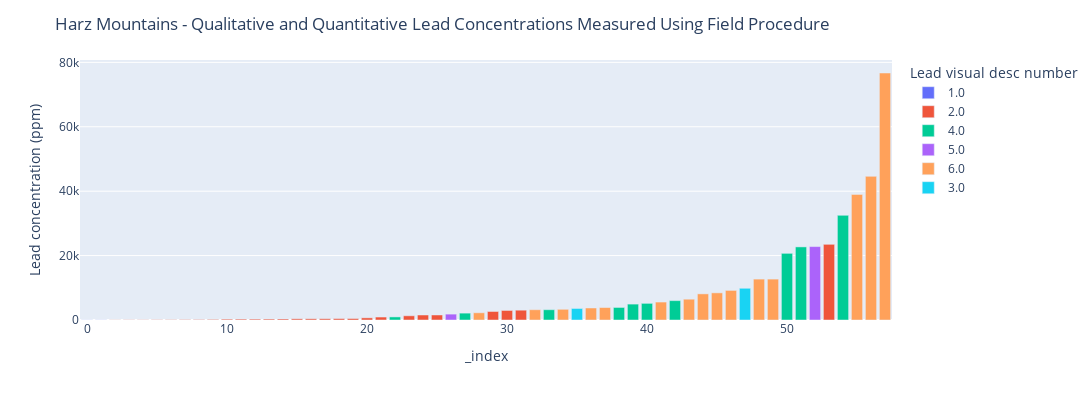

Notebook cell for this chart:
### Code cell
fig = px.bar(sorted_data, x=sorted_data.index, y=sorted_data['Lead concentration (ppm)'], color=sorted_data['Lead visual desc number'],color_continuous_scale=px.colors.sequential.Purples)
fig.update_layout(height=400,width=1100, title_text='Harz Mountains - Qualitative and Quantitative Lead Concentrations Measured Using Field Procedure')
fig.show()

### Figure 1 — Plotly figure (JSON) as saved in the notebook; plotly's stock layout.template omitted (floating-point values rounded to 4 significant figures)
{"data": [{"alignmentgroup": "True", "hovertemplate": "Lead visual desc number=1.0<br>_index=%{x}<br>Lead concentration (ppm)=%{y}<extra></extra>", "legendgroup": "1.0", "marker": {"color": "#636efa", "pattern": {"shape": ""}}, "name": "1.0", "offsetgroup": "1.0", "orientation": "v", "showlegend": true, "textposition": "auto", "type": "bar", "x": [0, 1], "xaxis": "x", "y": [37, 39], "yaxis": "y"}, {"alignmentgroup": "True", "hovertemplate": "Lead visual desc number=2.0<br>_index=%{x}<br>Lead concentration (ppm)=%{y}<extra></extra>", "legendgroup": "2.0", "marker": {"color": "#EF553B", "pattern": {"shape": ""}}, "name": "2.0", "offsetgroup": "2.0", "orientation": "v", "showlegend": true, "textposition": "auto", "type": "bar", "x": [2, 3, 4, 5, 6, 7, 8, 9, 10, 11, 12, 13, 14, 15, 16, 17, 18, 19, 20, 21, 23, 24, 25, 29, 30, 31, 53], "xaxis": "x", "y": [44, 59, 60, 84, 89, 121, 135, 181, 263, 276, 277, 289, 319, 374, 383, 397, 437, 464, 670, 918, 1308, 1549, 1560, 2645, 2961, 3049, 23500], "yaxis": "y"}, {"alignmentgroup": "True", "hovertemplate": "Lead visual desc number=4.0<br>_index=%{x}<br>Lead concentration (ppm)=%{y}<extra></extra>", "legendgroup": "4.0", "marker": {"color": "#00cc96", "pattern": {"shape": ""}}, "name": "4.0", "offsetgroup": "4.0", "orientation": "v", "showlegend": true, "textposition": "auto", "type": "bar", "x": [22, 27, 33, 38, 39, 40, 42, 50, 51, 54], "xaxis": "x", "y": [958, 2132, 3194, 3897, 4936, 5171, 6015, 20700, 22700, 32500], "yaxis": "y"}, {"alignmentgroup": "True", "hovertemplate": "Lead visual desc number=5.0<br>_index=%{x}<br>Lead concentration (ppm)=%{y}<extra></extra>", "legendgroup": "5.0", "marker": {"color": "#ab63fa", "pattern": {"shape": ""}}, "name": "5.0", "offsetgroup": "5.0", "orientation": "v", "showlegend": true, "textposition": "auto", "type": "bar", "x": [26, 52], "xaxis": "x", "y": [1825, 22800], "yaxis": "y"}, {"alignmentgroup": "True", "hovertemplate": "Lead visual desc number=6.0<br>_index=%{x}<br>Lead concentration (ppm)=%{y}<extra></extra>", "legendgroup": "6.0", "marker": {"color": "#FFA15A", "pattern": {"shape": ""}}, "name": "6.0", "offsetgroup": "6.0", "orientation": "v", "showlegend": true, "textposition": "auto", "type": "bar", "x": [28, 32, 34, 36, 37, 41, 43, 44, 45, 46, 48, 49, 55, 56, 57], "xaxis": "x", "y": [2241, 3192, 3323, 3728, 3875, 5577, 6461, 8115, 8432, 9189, 12700, 12700, 39000, 44600, 76700], "yaxis": "y"}, {"alignmentgroup": "True", "hovertemplate": "Lead visual desc number=3.0<br>_index=%{x}<br>Lead concentration (ppm)=%{y}<extra></extra>", "legendgroup": "3.0", "marker": {"color": "#19d3f3", "pattern": {"shape": ""}}, "name": "3.0", "offsetgroup": "3.0", "orientation": "v", "showlegend": true, "textposition": "auto", "type": "bar", "x": [35, 47], "xaxis": "x", "y": [3580, 9854], "yaxis": "y"}], "layout": {"barmode": "relative", "height": 400, "legend": {"title": {"text": "Lead visual desc number"}, "tracegroupgap": 0}, "margin": {"t": 60}, "title": {"text": "Harz Mountains - Qualitative and Quantitative Lead Concentrations Measured Using Field Procedure"}, "width": 1100, "xaxis": {"anchor": "y", "autorange": true, "domain": [0, 1], "range": [-0.5, 57.5], "title": {"text": "_index"}, "type": "linear"}, "yaxis": {"anchor": "x", "autorange": true, "domain": [0, 1], "range": [0, 80740.0], "title": {"text": "Lead concentration (ppm)"}, "type": "linear"}}}
